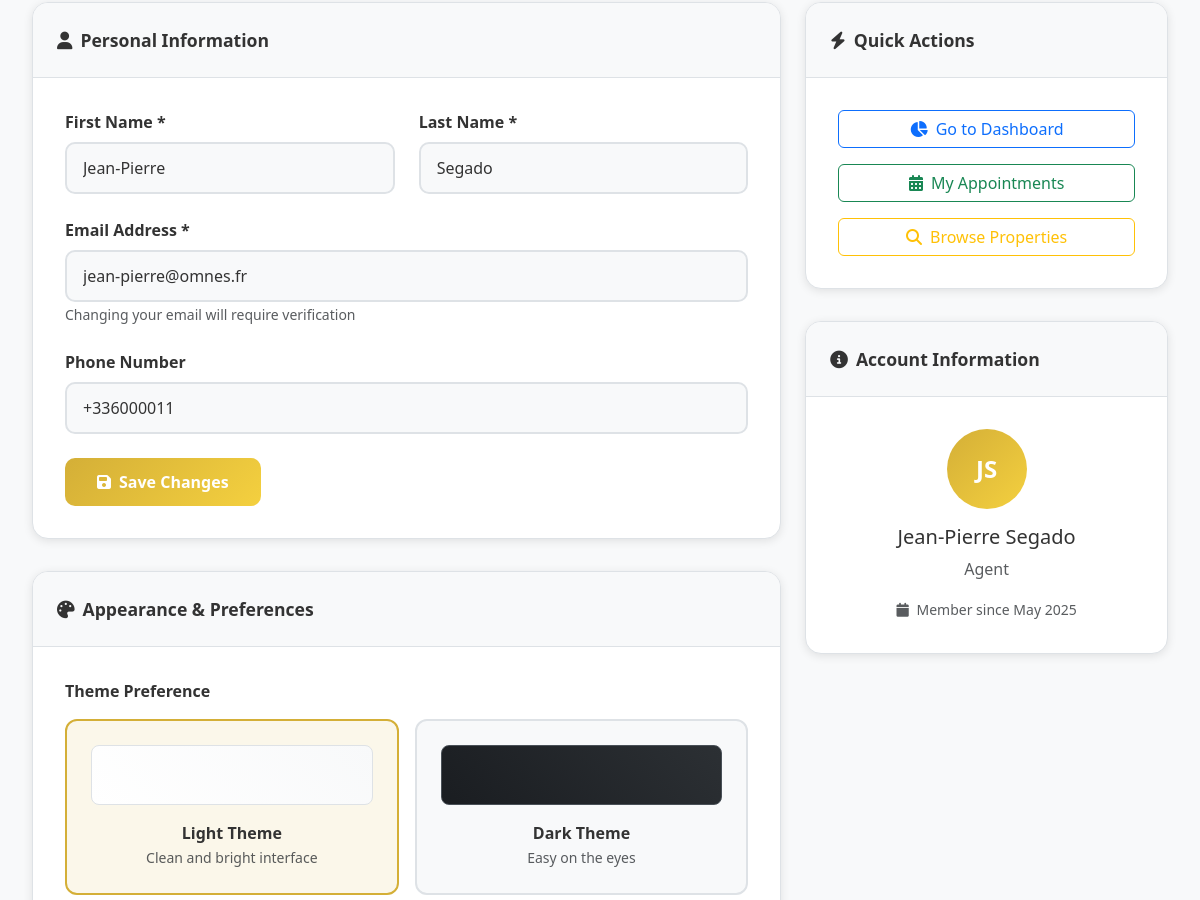
Page /src/client/account.php (signed in, middle part) on the earlier database version.
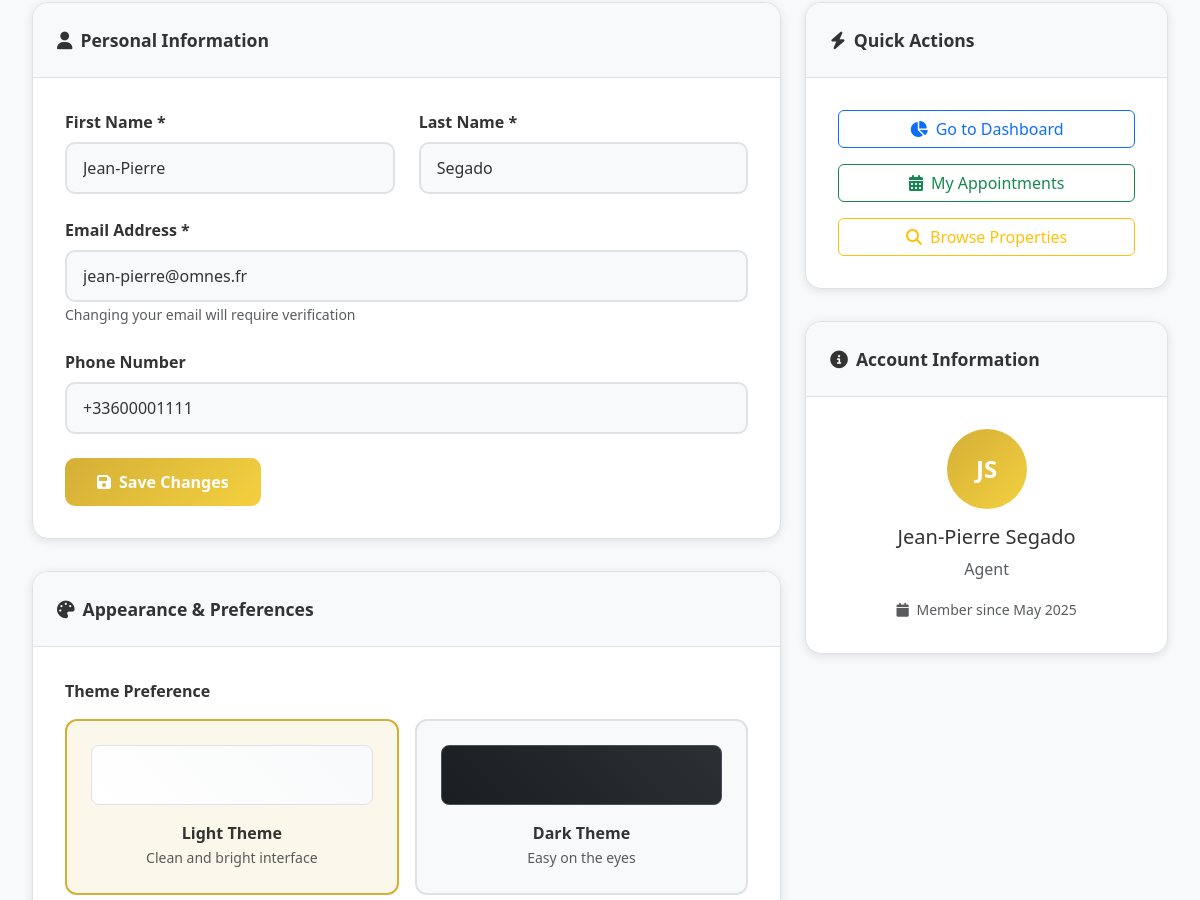
Same page on the later database version.
### tables this page shows
CREATE TABLE agents (
    user_id INT PRIMARY KEY,
    cv_file_path VARCHAR(255) DEFAULT '',
    profile_picture_path VARCHAR(255) DEFAULT NULL,
    agency_name VARCHAR(255) NOT NULL DEFAULT 'Independent Agent',
    agency_email VARCHAR(100) DEFAULT '',
    license_number VARCHAR(50) DEFAULT '',
    languages_spoken JSON DEFAULT NULL,
    years_experience INT DEFAULT 0,
    commission_rate DECIMAL(5,2) DEFAULT 0.00,
    bio TEXT DEFAULT NULL,
    average_rating DECIMAL(3,2) DEFAULT 0.00,
    total_sales DECIMAL(15,2) DEFAULT 0.00,
    total_transactions INT DEFAULT 0,
    UNIQUE KEY agency_email (agency_email),
    FOREIGN KEY (user_id) REFERENCES users(id) ON DELETE CASCADE
);

CREATE TABLE users (
    id INT AUTO_INCREMENT PRIMARY KEY,
    first_name VARCHAR(50) NOT NULL,
    last_name VARCHAR(50) NOT NULL,
    email VARCHAR(100) NOT NULL UNIQUE,
    password_hash VARCHAR(255) NOT NULL,
    role ENUM('admin', 'client', 'agent') NOT NULL DEFAULT 'client',
    phone VARCHAR(15) NOT NULL,
    created_at TIMESTAMP DEFAULT CURRENT_TIMESTAMP,
    updated_at TIMESTAMP DEFAULT CURRENT_TIMESTAMP ON UPDATE CURRENT_TIMESTAMP
);

### src/client/account.php (the view, shortened to what the changed rows need)
<?php
$database = Database::getInstance();
$db = $database->getConnection();
$query = "SELECT u.*, a.cv_file_path, a.profile_picture_path, a.agency_name
          FROM users u
          LEFT JOIN agents a ON u.id = a.user_id
          WHERE u.id = :user_id";
$stmt = $db->prepare($query);
$stmt->bindParam(':user_id', $_SESSION['user_id']);
$stmt->execute();
$user = $stmt->fetch(PDO::FETCH_ASSOC);
$user_prefs = [
    'theme' => $_SESSION['user_theme'] ?? 'light',
    'language' => $_SESSION['user_language'] ?? 'en',
    'notifications_email' => $_SESSION['notifications_email'] ?? true,
    'notifications_sms' => $_SESSION['notifications_sms'] ?? false,
    'marketing_emails' => $_SESSION['marketing_emails'] ?? true
];
?>
<!DOCTYPE html>
<html lang="en" data-theme="<?= htmlspecialchars($user_prefs['theme']) ?>">
<head>
    <link href="https://cdnjs.cloudflare.com/ajax/libs/bootstrap/5.3.0/css/bootstrap.min.css" rel="stylesheet">
    <link href="https://cdnjs.cloudflare.com/ajax/libs/font-awesome/6.4.0/css/all.min.css" rel="stylesheet">
</head>
<body data-user-logged-in="true">
    <div class="settings-container">
        <div class="row">
            <div class="col-lg-8">
                <div class="settings-card">
                    <div class="card-body-custom">
                        <form method="POST" action="">
                            <div class="row">
                                <div class="col-md-6">
                                    <div class="form-group-custom">
                                        <label class="form-label-custom" for="first_name">First Name *</label>
                                        <input type="text" class="form-control-custom" id="first_name" name="first_name"
                                               value="<?= htmlspecialchars($user['first_name'] ?? '') ?>" required>
                                    </div>
                                </div>
                                <div class="col-md-6">
                                    <div class="form-group-custom">
                                        <label class="form-label-custom" for="last_name">Last Name *</label>
                                        <input type="text" class="form-control-custom" id="last_name" name="last_name"
                                               value="<?= htmlspecialchars($user['last_name'] ?? '') ?>" required>
                                    </div>
                                </div>
                            </div>
                            <div class="form-group-custom">
                                <label class="form-label-custom" for="email">Email Address *</label>
                                <input type="email" class="form-control-custom" id="email" name="email"
                                       value="<?= htmlspecialchars($user['email'] ?? '') ?>" required>
                                <small class="text-muted">Changing your email will require verification</small>
                            </div>
                            <div class="form-group-custom">
                                <label class="form-label-custom" for="phone">Phone Number</label>
                                <input type="tel" class="form-control-custom" id="phone" name="phone"
                                       value="<?= htmlspecialchars($user['phone'] ?? '') ?>">
                            </div>
                        </form>
                    </div>
                </div>
            </div>
            <div class="col-lg-4">
                <div class="settings-card">
                    <div class="card-body-custom">
                        <div class="text-center mb-3">
                            <div class="user-avatar-large mx-auto mb-3" style="width: 80px; height: 80px; background: linear-gradient(135deg, #d4af37 0%, #f4d03f 100%); border-radius: 50%; display: flex; align-items: center; justify-content: center; color: white; font-weight: 700; font-size: 1.5rem;">
                                <?= strtoupper(substr($user['first_name'] ?? 'U', 0, 1) . substr($user['last_name'] ?? 'U', 0, 1)) ?>
                            </div>
                            <h5><?= htmlspecialchars(($user['first_name'] ?? '') . ' ' . ($user['last_name'] ?? '')) ?></h5>
                            <p class="text-muted"><?= ucfirst($user['role'] ?? 'Member') ?></p>
                        </div>
                        <div class="text-center">
                            <small class="text-muted">
                                <i class="fas fa-calendar me-1"></i>
                                Member since <?= date('F Y', strtotime($user['created_at'] ?? '2023-01-01')) ?>
                            </small>
                        </div>
                    </div>
                </div>
            </div>
        </div>
    </div>
</body>
</html>

Differences in the rows shown:
changed agents "JS": phone "+336000011" → "+33600001111"
